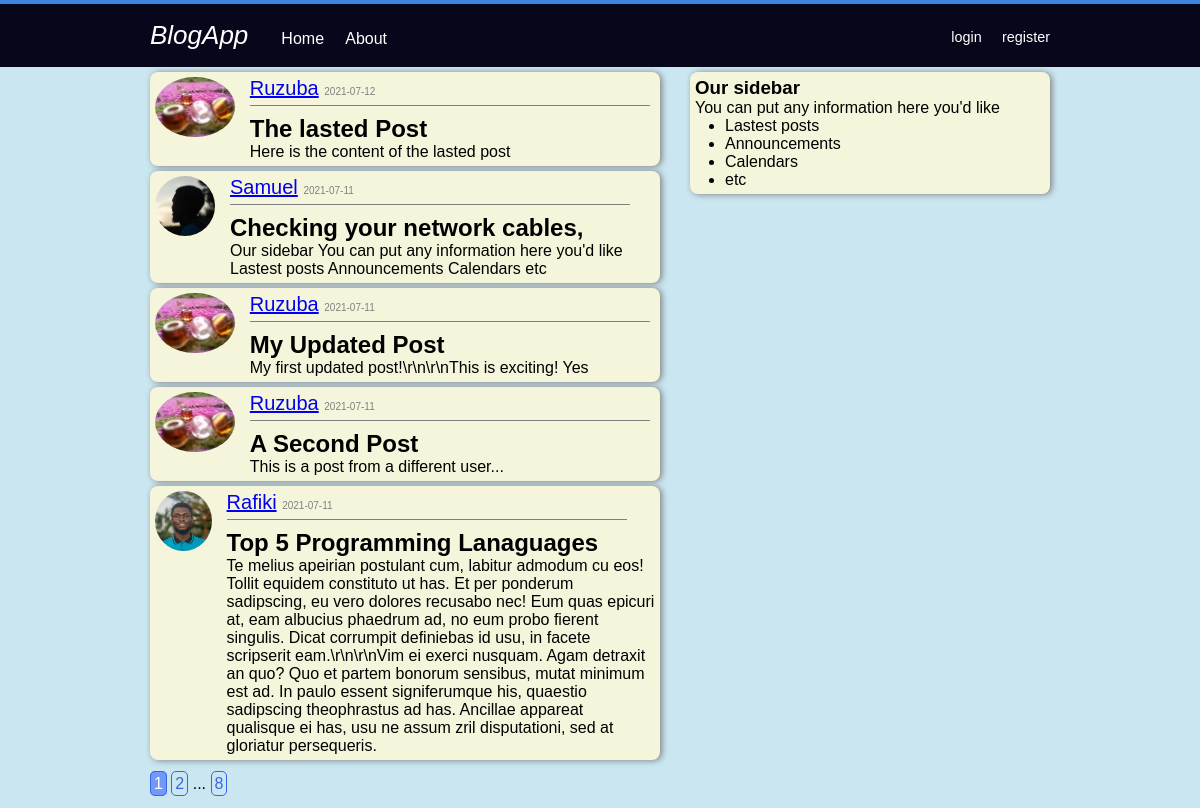
The page / on the database its author committed.
### blogapp/models.py (models this page shows, shortened)
class Post(db.Model):
    id = db.Column(db.Integer, primary_key=True)
    title = db.Column(db.String(20), nullable=False)
    date_posted = db.Column(db.DateTime, nullable=False,
                            default=datetime.utcnow())
    content = db.Column(db.Text, nullable=False)
    user_id = db.Column(db.Integer, db.ForeignKey('user.id'), nullable=False)

class User(db.Model, UserMixin):
    id = db.Column(db.Integer, primary_key=True)
    username = db.Column(db.String(20), unique=True, nullable=False)
    email = db.Column(db.String(120), unique=True, nullable=False)
    image_file = db.Column(db.String(20), nullable=False,
                           default='default.jpg')
    password = db.Column(db.String(60), nullable=False)
    posts = db.relationship('Post', backref='author', lazy=True)

### blogapp/routes.py (the view)
@ app.route('/')
def home():
    page = request.args.get('page', 1, type=int)
    posts = Post.query.order_by(
        Post.date_posted.desc()).paginate(page=page, per_page=5)
    return render_template('/pages/home.html', postes=posts)

### blogapp/templates/pages/home.html
{% extends "layout/defaullt.html" %}
{% block body %}
<div class="body_wrapper">
  {% for post in postes.items %}
  <article class="article_wrapper">
    <img class="rounded-circle article"
      src="{{url_for('static', filename='profile_image/' + post.author.image_file)}}" />
    <div class="right-wrapper">
      <div class="head_wrapper">
        <small class="author_wrapper"><a href="{{url_for('user_posts',username = post.author.username)}}">{{
            post.author.username}}</a>
        </small>
        <small class="verry_smal_wrapper">{{post.date_posted.strftime('%Y-%m-%d')}}</small>
      </div>
      <div>
        <h2 class="title_">
          <a href="{{url_for('owner_post', post_id = post.id)}}">
            {{post.title}}</a>
        </h2>
        <p>{{ post.content }}</p>
      </div>
    </div>
  </article>
  {% endfor %}
  <div class="button_pages_wrapper">
    {% for page_num in postes.iter_pages(left_edge =1,right_edge =1,left_current
    = 1, right_current =2) %} {% if page_num %} {% if postes.page == page_num %}
    <a href="{{url_for('home', page=page_num)}}" class="button_pages button_pages_color">{{page_num}}</a>
    {% else %}
    <a href="{{url_for('home', page=page_num)}}" class="button_pages">{{page_num}}</a>
    {% endif %}
    {% else %} ...
    {% endif %}
    {% endfor %}
  </div>
</div>
{% endblock %}

### blogapp/templates/layout/defaullt.html (shortened to what this page needs)
<!DOCTYPE html>
<html lang="en">
<head>
    <link rel="stylesheet" type="text/css" href="{{url_for('static', filename = 'style_home.css')}}">
    <link rel="stylesheet" type="text/css" href="{{url_for('static', filename = 'style_blo.css')}}">
    <link rel="stylesheet" type="text/css" href="{{url_for('static', filename = 'style_logi_registratio.css')}}">
    <link rel="stylesheet" type="text/css" href="{{url_for('static', filename = 'styleAccount.css')}}">
    <link rel="stylesheet" type="text/css" href="{{url_for('static', filename = 'style_update.css')}}">
</head>
<body>
    {% include 'layout/nav.html' %}
    <div class="wrapper">
        {% block body %}{% endblock %}
        {% include 'layout/sidebar.html' %}
    </div>
</body>
</html>

### blogapp/templates/layout/nav.html (shortened to what this page needs)
<nav class='navbar-wrapper'>
    <div class="wrapper">
        <div class="navbar-left-wrapper nav">
            <a href="{{url_for('home')}}" class="brand">BlogApp</a>
            <a href="{{url_for('home')}}">Home</a>
            <a href="{{url_for('about')}}">About</a>
        </div>
        <div class="navbar-right-wrapper nav">
            {% if current_user.is_authenticated %}
            <a href="{{url_for('new_post')}}">New Post</a>
            <a href="{{url_for('account')}}">Account </a>
            <a href="{{url_for('logout')}}">Logout </a>
            <img class="rounded-circle1 article"
                src="{{url_for('static', filename='profile_image/' + current_user.image_file)}}">
            {% else %}
            <a href="{{url_for('login')}}">login</a>
            <a href="{{url_for('register')}}">register</a>
            {% endif %}
        </div>
    </div>
</nav>

### blogapp/templates/layout/sidebar.html
<div class="sidebar_wrapper body_wrapper">
    <h3>Our sidebar</h3>
    <p>You can put any information here you'd like</p>
    <div>
        <ul>
            <li>Lastest posts</li>
            <li>Announcements</li>
            <li>Calendars</li>
            <li>etc</li>
        </ul>
    </div>
</div>

### blogapp/static/style_home.css (style rules this page uses)
* { margin: 0; padding: 0; }
.wrapper { width: 900px; max-width: 90%; margin: 0px auto; }
body { background-color: rgb(201, 230, 241); font-family: Arial, Helvetica, sans-serif, sans-serif; }
.navbar-wrapper { background-color: rgb(8, 6, 27); border-top: 4px solid rgb(59, 134, 221); padding: 1em 0; margin-bottom: 5px; }
.wrapper .body_wrapper, .wrapper .nav { display: inline-block; }
.navbar-right-wrapper { float: right; }
.navbar-right-wrapper a { font-size: 0.9em; }
.navbar-right-wrapper a, .navbar-left-wrapper a { color: #fff; text-decoration: none; margin-right: 1.1em; }
.navbar-left-wrapper .brand { font-size: 26px; font-style: italic; color: white; }
.navbar-right-wrapper a:last-child { margin-right: 0; }
.navbar-right-wrapper { margin-top: 7.6px; }
.article_wrapper { display: flex; }
.right-wrapper { margin-left: 15px; }

### blogapp/static/style_blo.css (style rules this page uses)
.wrapper .sidebar_wrapper { float: right; }
.article_wrapper, .sidebar_wrapper { border: solid 0px; margin-bottom: 5px; padding: 5px; border-radius: 8px; background-color: beige; box-shadow: gray 2px 0.5px 0.4pc; }
.article_wrapper { width: 500px; }
.sidebar_wrapper { width: 350px; }
.sidebar_wrapper ul { padding-left: 30px; }
.head_wrapper { border-bottom: solid 0.1px gray; margin-bottom: 9px; width: 400px; padding-bottom: 5px; }
.head_wrapper .author_wrapper { color: rgb(38, 64, 182); font-size: 20px; }
.head_wrapper .verry_smal_wrapper { font-size: 10px; color: gray; }
h2 a { text-decoration: none; color: black; }
.title_ { margin-top: 20 px; }
.button_pages { border: solid 1px rgb(52, 102, 230); padding: 3px; color: rgb(52, 102, 230); border-radius: 5px; text-decoration: none; }
.button_pages_wrapper { margin-top: 15px; margin-bottom: 15px; }
.button_pages_color { background-color: rgb(114, 152, 248); color: white; }

### blogapp/static/styleAccount.css (style rules this page uses)
.rounded-circle { border-radius: 50%; height: 60px; }

### rows shown on the page
Post: image_file (picture), author.username "Ruzuba", date_posted "2021-07-12", title "The lasted Post", content "Here is the content of the lasted post"
Post: image_file (picture), author.username "Samuel", date_posted "2021-07-11", title "Checking your network cables,", content "Our sidebar You can put any information here you'd like Lastest posts Announcements Calendars etc"
Post: image_file (picture), author.username "Ruzuba", date_posted "2021-07-11", title "My Updated Post", content "My first updated post!\\r\\n\\r\\nThis is exciting! Yes"
Post: image_file (picture), author.username "Ruzuba", date_posted "2021-07-11", title "A Second Post", content "This is a post from a different user..."
Post: image_file (placeholder picture), author.username "Rafiki", date_posted "2021-07-11", title "Top 5 Programming Lanaguages", content "Te melius apeirian postulant cum, labitur admodum cu eos! Tollit equidem constituto ut has. Et per ponderum sadipscing, eu vero dolores recusabo nec! Eum quas epicuri at, eam albucius phaedrum ad, no eum probo fierent singulis. Dicat corrumpit definiebas id usu, in facete scripserit eam.\\r\\n\\r\\nVim ei exerci nusquam. Agam detraxit an quo? Quo et partem bonorum sensibus, mutat minimum est ad. In paulo essent signiferumque his, quaestio sadipscing theophrastus ad has. Ancillae appareat qualisque ei has, usu ne assum zril disputationi, sed at gloriatur persequeris."

### other values the page prints
{{ page_num }} "1"
{{ page_num }} "2" "8"
